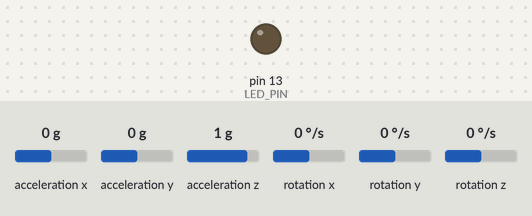
Bench run of a sketch on a simulated Arduino Uno, built with avr-gcc and run on an emulated ATmega328P. Shown: output pins drawn as LEDs (lit = HIGH). The inputs (shaded band) are chosen by the test bench; at power-on: acceleration x 0 g, acceleration y 0 g, acceleration z 1 g, rotation x 0 °/s, rotation y 0 °/s, rotation z 0 °/s. What the sketch prints to the serial monitor is not drawn.

Above: at 1.2 s.
1.3 s: acceleration x set to 0.3 g
2.8 s: acceleration x set to 0.6 g
At 3.6 s:
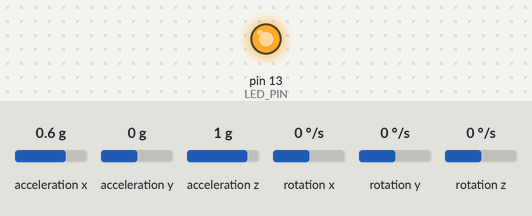
4.3 s: acceleration x set to -1.4 g
At 5.3 s:
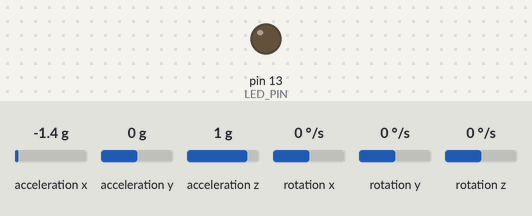
5.8 s: acceleration x set to 0.8 g
At 7.1 s:
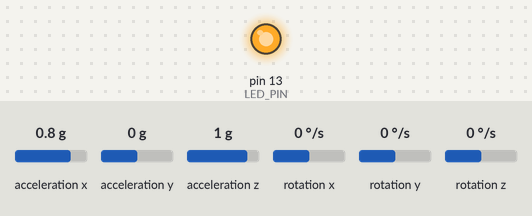
Timing chart, 0 to 8.3 s (numbered marks = the images above; inputs shaded):
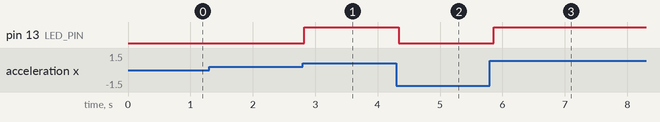

The sketch:

MPU6050_Ollo_Led.ino
```cpp
#include "I2Cdev.h"
#include "MPU6050.h"

// Arduino Wire library is required if I2Cdev I2CDEV_ARDUINO_WIRE implementation
// is used in I2Cdev.h
#if I2CDEV_IMPLEMENTATION == I2CDEV_ARDUINO_WIRE
#include "Wire.h"
#endif

// class default I2C address is 0x68
// specific I2C addresses may be passed as a parameter here
// AD0 low = 0x68 (default for InvenSense evaluation board)
// AD0 high = 0x69
MPU6050 accelgyro;
//MPU6050 accelgyro(0x69); // <-- use for AD0 high

int16_t ax, ay, az;
int16_t gx, gy, gz;


// uncomment "OUTPUT_READABLE_ACCELGYRO" if you want to see a tab-separated
// list of the accel X/Y/Z and then gyro X/Y/Z values in decimal. Easy to read,
// not so easy to parse, and slow(er) over UART.
#define OUTPUT_READABLE_ACCELGYRO

// uncomment "OUTPUT_BINARY_ACCELGYRO" to send all 6 axes of data as 16-bit
// binary, one right after the other. This is very fast (as fast as possible
// without compression or data loss), and easy to parse, but impossible to read
// for a human.
//#define OUTPUT_BINARY_ACCELGYRO


#define LED_PIN 13
#define POWER_PIN 3
bool blinkState = false;

void setup() {
    // join I2C bus (I2Cdev library doesn't do this automatically)
    #if I2CDEV_IMPLEMENTATION == I2CDEV_ARDUINO_WIRE
        Wire.begin();
    #elif I2CDEV_IMPLEMENTATION == I2CDEV_BUILTIN_FASTWIRE
        Fastwire::setup(400, true);
    #endif

    // initialize serial communication
    // (38400 chosen because it works as well at 8MHz as it does at 16MHz, but
    // it's really up to you depending on your project)
    Serial.begin(38400);

    // initialize device
    Serial.println("Initializing I2C devices...");
    accelgyro.initialize();

    // verify connection
    Serial.println("Testing device connections...");
    Serial.println(accelgyro.testConnection() ? "MPU6050 connection successful" : "MPU6050 connection failed");

    // use the code below to change accel/gyro offset values
    /*
    Serial.println("Updating internal sensor offsets...");
    // -76	-2359	1688	0	0	0
    Serial.print(accelgyro.getXAccelOffset()); Serial.print("\t"); // -76
    Serial.print(accelgyro.getYAccelOffset()); Serial.print("\t"); // -2359
    Serial.print(accelgyro.getZAccelOffset()); Serial.print("\t"); // 1688
    Serial.print(accelgyro.getXGyroOffset()); Serial.print("\t"); // 0
    Serial.print(accelgyro.getYGyroOffset()); Serial.print("\t"); // 0
    Serial.print(accelgyro.getZGyroOffset()); Serial.print("\t"); // 0
    Serial.print("\n");
    accelgyro.setXGyroOffset(220);
    accelgyro.setYGyroOffset(76);
    accelgyro.setZGyroOffset(-85);
    Serial.print(accelgyro.getXAccelOffset()); Serial.print("\t"); // -76
    Serial.print(accelgyro.getYAccelOffset()); Serial.print("\t"); // -2359
    Serial.print(accelgyro.getZAccelOffset()); Serial.print("\t"); // 1688
    Serial.print(accelgyro.getXGyroOffset()); Serial.print("\t"); // 0
    Serial.print(accelgyro.getYGyroOffset()); Serial.print("\t"); // 0
    Serial.print(accelgyro.getZGyroOffset()); Serial.print("\t"); // 0
    Serial.print("\n");
    */

    // configure Arduino LED pin for output
    pinMode(LED_PIN, OUTPUT);
}

void loop() {
    delay(50);
    // read raw accel/gyro measurements from device
    accelgyro.getMotion6(&ax, &ay, &az, &gx, &gy, &gz);

    // these methods (and a few others) are also available
    //accelgyro.getAcceleration(&ax, &ay, &az);
    //accelgyro.getRotation(&gx, &gy, &gz);

    #ifdef OUTPUT_READABLE_ACCELGYRO
// display tab-separated accel/gyro x/y/z values
//        Serial.print("a/g:\t");
//        Serial.print(ax); Serial.print("\t");
//        Serial.print(ay); Serial.print("\t");
//        Serial.print(az); Serial.print("\t");
        Serial.print(gx); Serial.print("\t");
        Serial.print(gy); Serial.print("\t");
        Serial.println(gz);
    #endif

    #ifdef OUTPUT_BINARY_ACCELGYRO
        Serial.write((uint8_t)(ax >> 8)); Serial.write((uint8_t)(ax & 0xFF));
        Serial.write((uint8_t)(ay >> 8)); Serial.write((uint8_t)(ay & 0xFF));
        Serial.write((uint8_t)(az >> 8)); Serial.write((uint8_t)(az & 0xFF));
        Serial.write((uint8_t)(gx >> 8)); Serial.write((uint8_t)(gx & 0xFF));
        Serial.write((uint8_t)(gy >> 8)); Serial.write((uint8_t)(gy & 0xFF));
        Serial.write((uint8_t)(gz >> 8)); Serial.write((uint8_t)(gz & 0xFF));
    #endif

// If board is down, turn on power for Lights
   if ( ax > 8000) {
     digitalWrite(LED_PIN, 1);
     digitalWrite(POWER_PIN, 1);
   }else{
     digitalWrite(LED_PIN, 0);
     digitalWrite(POWER_PIN, 0);
   }


}
```

Measured:
- the behaviour switches between 0.4 and 0.5 g on acceleration x (found by bisection; images 0 and 1)
- after the input at 1.3 s, every drawn part: stays the same
- after the input at 2.8 s, pin 13 (LED_PIN): LOW → HIGH at once
- after the input at 4.3 s, pin 13 (LED_PIN): HIGH → LOW at once
- after the input at 5.8 s, pin 13 (LED_PIN): LOW → HIGH after 0.06 s
